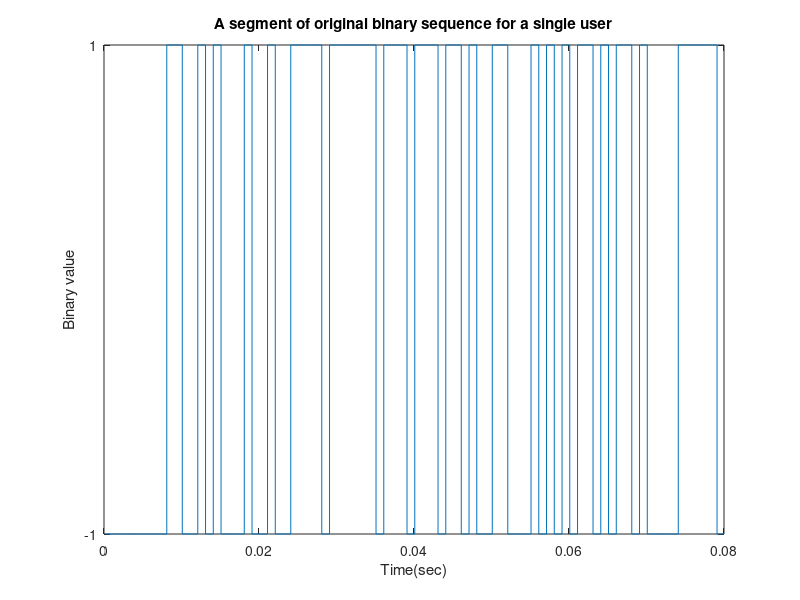
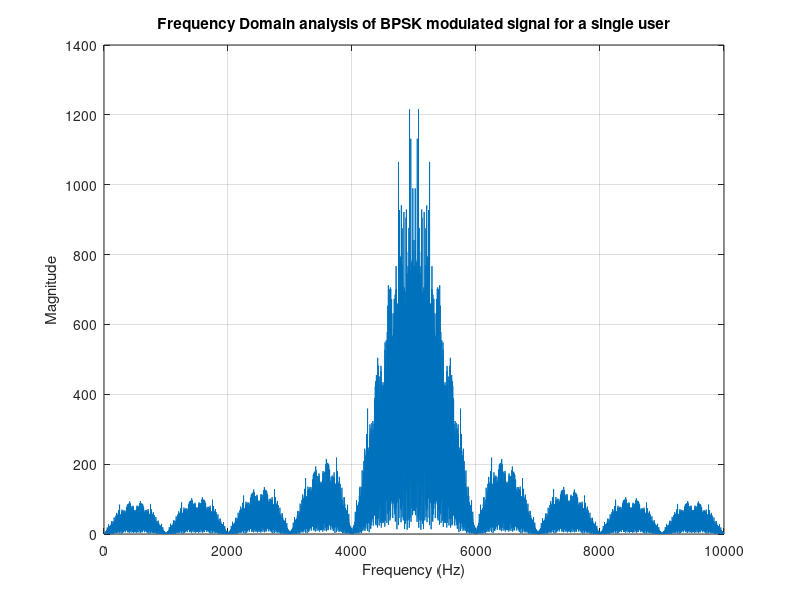
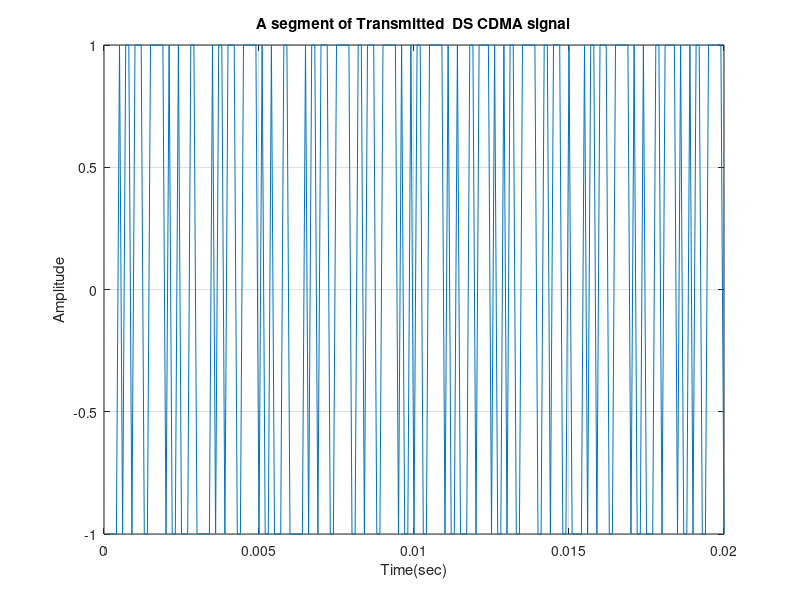

Recreate these plots in MATLAB, in order. (Note: this script raises an error after producing the figures.)
% 2.Write a Matlab  program to evaluate performance of a   1/2-rated convolutionally encoded DS CDMA system in AWGN and Rayleigh fading channel														


% This program has been developed to study BER performance of a   1/2-rated convolutionally encoded DS CDMA system														
% for a single user under AWGN and Rayleigh fading channel														
clear all;														
close all;														
msg=round(rand(1,1000));														
%1/2 rated convolutional Encoder														
trellis=poly2trellis(3,[6 7]);														
user=convenc(msg,trellis);														
% Convolutionally encoded data(0,1) are  mapping into +1/1														
%% To convert the binary sequences to bipolar NRZ format														
length_user=length(user);														
for i=1:length_user														
if user(i)==0														
user(i)=-1;														
end														
end														
fc=5000; %%carrier frequency, %KHz														
eb=.5;     %% energy per bit														
bitrate=1000;% 1KHz														
tb=1/bitrate; %% time per bit of message sequence														
chiprate=10000;														
tc=1/chiprate;														
%%% CDMA transmitter for a single user														
t=tc:tc:tb*length_user; 														
%%plotting base band signal for user														
basebandsig=[];														
for i=1:length_user														
for j=tc:tc:tb														
if user(i)==1 														
basebandsig=[basebandsig 1];														
else 														
basebandsig=[basebandsig -1];														
end														
end														
end														
figure(1)														
stairs(t(1:800),basebandsig(1:800))														
xlabel('Time(sec)')														
ylabel('Binary value')														
set(gca,'ytick',[ -1  1 ])														
title('A segment of original binary sequence for a single user')														
%%%% BPSK Modulation 														
bpskmod=[];														
for i=1:length_user														
for j=tc:tc:tb														
bpskmod=[bpskmod sqrt(2*eb)*user(i)*cos(2*pi*fc*j)];														
end														
end														
%length(bpskmod)														
number=length(t); %Total number of time segments														
spectrum=abs(fft(bpskmod));														
sampling_frequency=2*fc;														
sampling_interval=(1.0/sampling_frequency);														
nyquest_frequency=1.0/(2.0*sampling_interval);														
for i=1:number														
frequency(i)=(1.0/(number*sampling_interval)).*i;														
end														
figure(2)														
plot(frequency,spectrum)														
title('Frequency Domain analysis of BPSK modulated signal for a single user')														
xlabel('Frequency (Hz)')														
ylabel('Magnitude')														
grid on														
%% PN generator for  a single user														
%% let initial seed for a single user  is 1000														
seed=[1 -1 1 -1];  %convert it into bipolar NRZ format 														
spreadspectrum=[];														
pn=[];														
for i=1:length_user														
for j=1:10 %chip rate is 10 times the bit rate														
pn=[pn seed(4)];  														
if seed (4)==seed(3) temp=-1;														
else temp=1;														
end														
seed(4)=seed(3);														
seed(3)=seed(2);														
seed(2)=seed(1);														
seed(1)=temp;														
end														
end														
% each bit has 100 samples. and each pn chip has 10 samples. there r 														
% 10 chip per bit there fore size of pn samples and original bit is same														
pnupsampled=[];														
len_pn=length(pn);														
for i=1:len_pn														
for j=10*tc:10*tc:tb														
if pn(i)==1 														
pnupsampled=[pnupsampled 1];														
else 														
pnupsampled=[pnupsampled -1];														
end														
end														
end														
length_pnupsampled=length(pnupsampled);														
sigtx=bpskmod.*pnupsampled;														
figure(3)														
plot(t(1:200), sigtx(1:200))														
title('A segment of Transmitted  DS CDMA signal')														
xlabel('Time(sec)')														
ylabel('Amplitude')														
grid on														
%%%%%%%%%%%%%Adding fadig channel effect%%%%%%%%%%%%%%%%%%%%%%%%%%%%%%														
chan=rayleighchan(1/chiprate,100);														
chan.ResetBeforeFiltering=0;														
fad=abs(filter(chan,ones(size(sigtx))));														
fadedsig=fad.*sigtx;														
snr_in_dBs=0:1.0:10;														
for m=1:length(snr_in_dBs)														
ber(m)=0.0;														
composite_signal=awgn(fadedsig,snr_in_dBs(m),'measured');  %% SNR of % dbs														
%%%%%%%%%%%%%DEMODULATION FOR USER 1%%%%%%%%%%%%%%%%%%%%														
rx=composite_signal.*pnupsampled;														
%%%% BPSK demodulation for a single user														
demodcar=[];														
for i=1:length_user														
for j=tc:tc:tb														
demodcar=[demodcar sqrt(2*eb)*cos(2*pi*fc*j)];														
end														
end														
bpskdemod=rx.*demodcar;														
len_dmod=length(bpskdemod);														
sum=zeros(1,len_dmod/10);														
for i=1:len_dmod/10														
for j=(i-1)*10+1:i*10														
sum(i)=sum(i)+bpskdemod(j);														
end														
end														
sum;														
rxbits=[];														
for i=1:length_user														
if sum(i)>0														
rxbits=[rxbits 1];														
else														
rxbits=[rxbits 0];														
end														
end														
tblen = 3; delay = tblen; % Traceback length														
decoded = vitdec(rxbits,trellis,tblen,'cont','hard');														
[number,rat] = biterr(decoded(delay+1:end),msg(1:end-delay));														
ber(m)=rat;														
end % for m														
figure(4)														
plot(snr_in_dBs,ber);														
xlabel('Signal to noise ratio(dB)');  														
ylabel('BER');														
legend('BER simulation for a single user');														
title(' Coded BER simulation under AWGN and Rayleigh fading channel ')														
grid on 														
														
